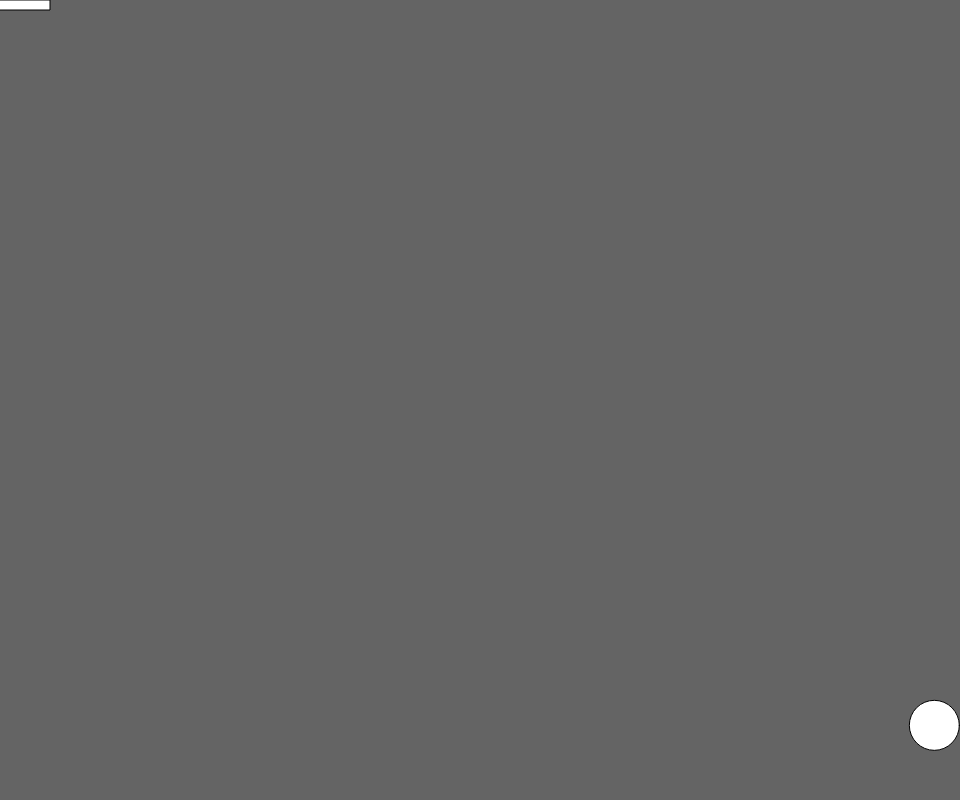
Frame 1 (no input)
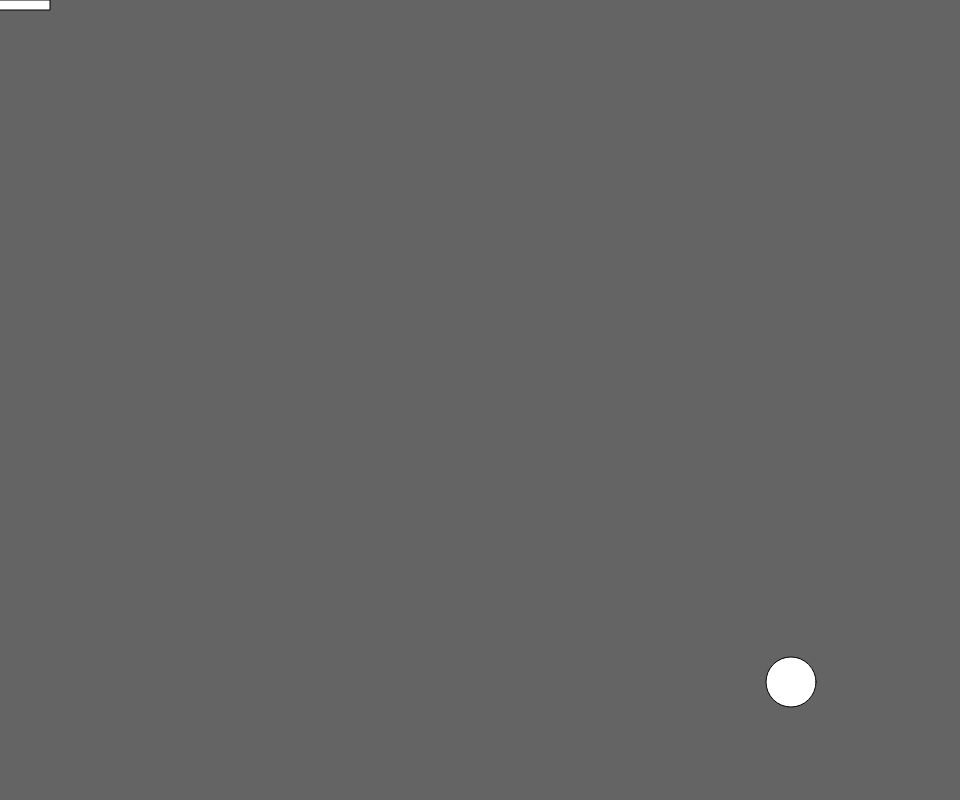
Frame 60 (no input)
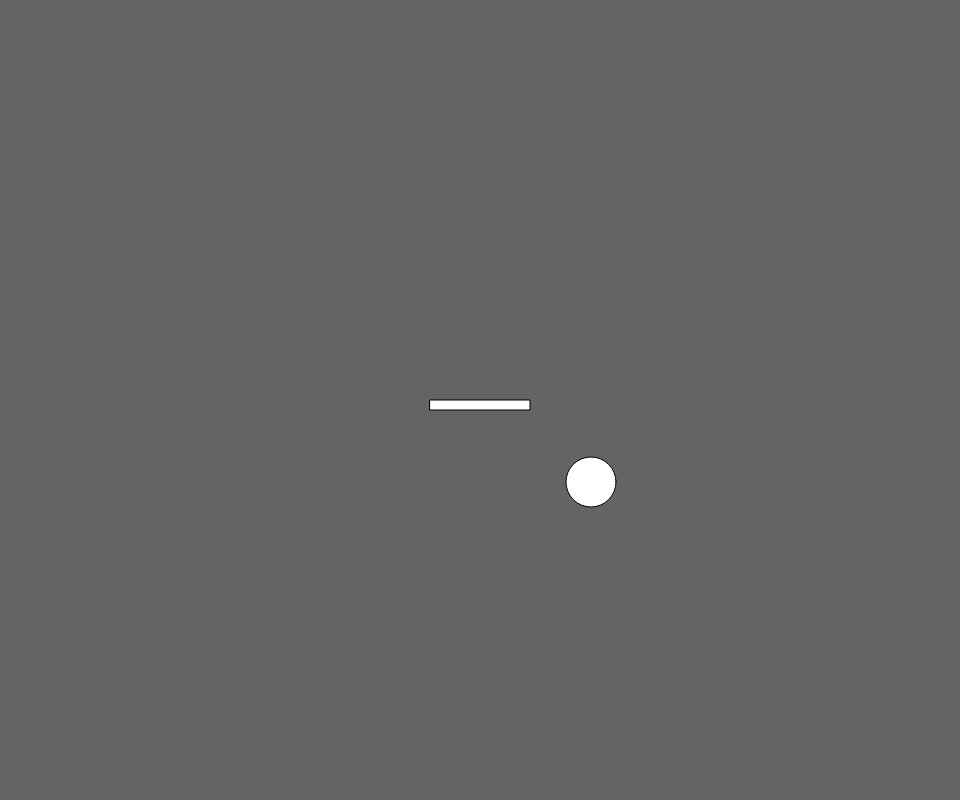
Frame 120 (the mouse pressed at the canvas centre since frame 60)

The p5.js sketch that drew these frames (run headless with seeded random() and noise() and a simulated clock; from frame 60 on, the mouse is pressed at the canvas centre):

// p5.js sketch
// ── sketch.js
let row = 0;
let col = 0;
let direction_h = 1;
let direction_v = 1;
let windowW = 0;
let windowH = 0;

function setup() {
  windowW = windowWidth * 0.8;
  windowH = windowHeight * 0.8;
  createCanvas(windowW, windowH);
  background(100, 100, 100);
  frameRate(30);
  row = Math.floor(Math.random() * windowH);
  col = Math.floor(Math.random() * windowW);
  circle(col, row, 50);
}

function draw() {
  background(100, 100, 100);
  rect(mouseX - 50, mouseY, 100, 10);
  if (row <= mouseY + 1 && row >= mouseY - 1 && col <= mouseX + 50 && col >= mouseX - 50) {
    direction_h *= -1;
  } else {
    if (row >= windowH) {
      direction_h = -1;
    }
    if (row <= 0) {
      direction_h = 1;
    }
    if (col >= windowW) {
      direction_v = -1;
    }
    if (col <= 0) {
      direction_v = 1;
    }
  }

  row = row + direction_h * (deltaTime / 10);
  col = col + direction_v * (deltaTime / 10);
  circle(col, row, 50);
}
// ── four.html
<html>
  <head>
    <script src="https://cdn.jsdelivr.net/npm/p5@1.5.0/lib/p5.js"></script>
    <script src="sketch.js"></script>
    <link rel="stylesheet" href="../../../index.css" />
  </head>
  <body>
    <nav class="nav-bar">
        <a href="../../gallery.html">Back to the Gallery</a>
    </nav>
    <main>
    </main>
  </body>
</html>
